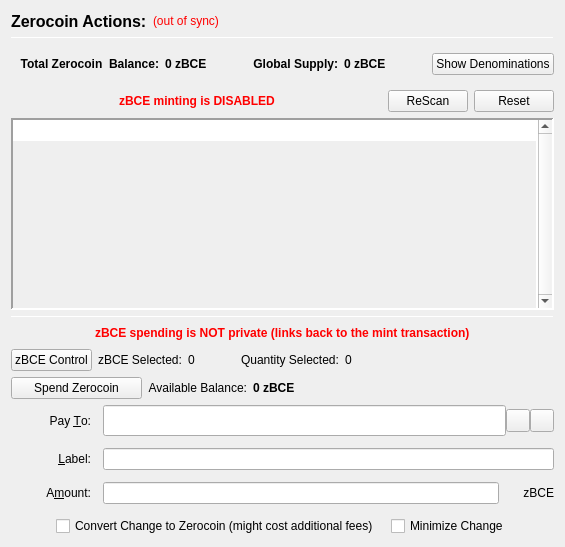
                  <widget class="QFrame" name="verticalFrameLeft">
                   <layout class="QVBoxLayout" name="verticalLayout_2">
                    <item>
                     <layout class="QVBoxLayout" name="verticalLayout_3">
                      <item>
                       <layout class="QHBoxLayout" name="horizontalLayout_3">
                        <item>
                         <widget class="QLabel" name="labelzBCEActions">
                          <property name="font">
                           <font>
                            <pointsize>12</pointsize>
                            <weight>75</weight>
                            <bold>true</bold>
                           </font>
                          </property>
                          <property name="text">
                           <string>Zerocoin Actions:</string>
                          </property>
                          <property name="alignment">
                           <set>Qt::AlignLeading|Qt::AlignLeft|Qt::AlignVCenter</set>
                          </property>
                         </widget>
                        </item>
                        <item>
                         <widget class="QLabel" name="labelzBCESyncStatus">
                          <property name="toolTip">
                           <string>The displayed information may be out of date. Your wallet automatically synchronizes with the Blockchainenergy network after a connection is established, but this process has not completed yet.</string>
                          </property>
                          <property name="styleSheet">
                           <string notr="true">QLabel { color: red; }</string>
                          </property>
                          <property name="text">
                           <string notr="true">(out of sync)</string>
                          </property>
                          <property name="alignment">
                           <set>Qt::AlignLeading|Qt::AlignLeft|Qt::AlignVCenter</set>
                          </property>
                         </widget>
                        </item>
                        <item>
                         <spacer name="horizontalSpacer">
                          <property name="orientation">
                           <enum>Qt::Horizontal</enum>
                          </property>
                          <property name="sizeHint" stdset="0">
                           <size>
                            <width>40</width>
                            <height>20</height>
                           </size>
                          </property>
                         </spacer>
                        </item>
                       </layout>
                      </item>
                      <item>
                       <widget class="Line" name="lineUpperLeft">
                        <property name="minimumSize">
                         <size>
                          <width>0</width>
                          <height>1</height>
                         </size>
                        </property>
                        <property name="maximumSize">
                         <size>
                          <width>16777215</width>
                          <height>1</height>
                         </size>
                        </property>
                        <property name="frameShadow">
                         <enum>QFrame::Sunken</enum>
                        </property>
                        <property name="orientation">
                         <enum>Qt::Horizontal</enum>
                        </property>
                       </widget>
                      </item>
                      <item>
                       <widget class="QFrame" name="balanceSupplyFrame">
                        <layout class="QHBoxLayout" name="horizontalLayout_2" stretch="0,0,0,1,0">
                         <property name="rightMargin">
                          <number>0</number>
                         </property>
                         <item>
                          <layout class="QHBoxLayout" name="horizontalLayout_34">
                           <item>
                            <widget class="QLabel" name="labelzAvailableText_3">
                             <property name="font">
                              <font>
                               <weight>75</weight>
                               <bold>true</bold>
                              </font>
                             </property>
                             <property name="toolTip">
                              <string>Total Balance including unconfirmed and immature zBCE</string>
                             </property>
                             <property name="text">
                              <string>Total Zerocoin  Balance:</string>
                             </property>
                             <property name="alignment">
                              <set>Qt::AlignRight|Qt::AlignTrailing|Qt::AlignVCenter</set>
                             </property>
                            </widget>
                           </item>
                           <item>
                            <widget class="QLabel" name="labelzAvailableAmount_4">
                             <property name="minimumSize">
                              <size>
                               <width>40</width>
                               <height>0</height>
                              </size>
                             </property>
                             <property name="font">
                              <font>
                               <weight>75</weight>
                               <bold>true</bold>
                              </font>
                             </property>
                             <property name="toolTip">
                              <string>Total Balance including unconfirmed and immature zBCE</string>
                             </property>
                             <property name="text">
                              <string>0 zBCE</string>
                             </property>
                             <property name="alignment">
                              <set>Qt::AlignLeading|Qt::AlignLeft|Qt::AlignVCenter</set>
                             </property>
                            </widget>
                           </item>
                          </layout>
                         </item>
                         <item>
                          <spacer name="horizontalSpacer_32">
                           <property name="orientation">
                            <enum>Qt::Horizontal</enum>
                           </property>
                           <property name="sizeHint" stdset="0">
                            <size>
                             <width>40</width>
                             <height>20</height>
                            </size>
                           </property>
                          </spacer>
                         </item>
                         <item>
                          <layout class="QHBoxLayout" name="horizontalLayout_35">
                           <item>
                            <widget class="QLabel" name="labelZsupplyText_2">
                             <property name="font">
                              <font>
                               <weight>75</weight>
                               <bold>true</bold>
                              </font>
                             </property>
                             <property name="text">
                              <string>Global Supply:</string>
                             </property>
                             <property name="alignment">
                              <set>Qt::AlignRight|Qt::AlignTrailing|Qt::AlignVCenter</set>
                             </property>
                            </widget>
                           </item>
                           <item>
                            <widget class="QLabel" name="labelZsupplyAmount_2">
                             <property name="font">
                              <font>
                               <weight>75</weight>
                               <bold>true</bold>
                              </font>
                             </property>
                             <property name="text">
                              <string>0 zBCE</string>
                             </property>
                            </widget>
                           </item>
                          </layout>
                         </item>
                         <item>
                          <spacer name="horizontalSpacer_31">
                           <property name="orientation">
                            <enum>Qt::Horizontal</enum>
                           </property>
                           <property name="sizeHint" stdset="0">
                            <size>
                             <width>40</width>
                             <height>20</height>
                            </size>
                           </property>
                          </spacer>
                         </item>
                         <item>
                          <widget class="QPushButton" name="pushButtonShowDenoms">
                           <property name="toolTip">
                            <string>Show zBCE denominations list</string>
                           </property>
                           <property name="text">
                            <string>Show Denominations</string>
                           </property>
                          </widget>
                         </item>
                        </layout>
                       </widget>
                      </item>
                      <item>
                       <layout class="QHBoxLayout" name="horizontalLayout_4">
                        <item>
                         <spacer name="horizontalSpacer_2">
                          <property name="orientation">
                           <enum>Qt::Horizontal</enum>
                          </property>
                          <property name="sizeHint" stdset="0">
                           <size>
                            <width>40</width>
                            <height>20</height>
                           </size>
                          </property>
                         </spacer>
                        </item>
                        <item>
                         <widget class="QLabel" name="label">
                          <property name="styleSheet">
                           <string notr="true">color: red;
font-weight: bold;</string>
                          </property>
                          <property name="text">
                           <string>zBCE minting is DISABLED</string>
                          </property>
                         </widget>
                        </item>
                        <item>
                         <spacer name="horizontalSpacer_3">
                          <property name="orientation">
                           <enum>Qt::Horizontal</enum>
                          </property>
                          <property name="sizeHint" stdset="0">
                           <size>
                            <width>40</width>
                            <height>20</height>
                           </size>
                          </property>
                         </spacer>
                        </item>
                        <item>
                         <widget class="QPushButton" name="pushButtonMintReset">
                          <property name="maximumSize">
                           <size>
                            <width>80</width>
                            <height>16777215</height>
                           </size>
                          </property>
                          <property name="toolTip">
                           <string>Rescan the complete blockchain for  Zerocoin mints and their meta-data.</string>
                          </property>
                          <property name="text">
                           <string>ReScan</string>
                          </property>
                         </widget>
                        </item>
                        <item>
                         <widget class="QPushButton" name="pushButtonSpentReset">
                          <property name="maximumSize">
                           <size>
                            <width>80</width>
                            <height>16777215</height>
                           </size>
                          </property>
                          <property name="toolTip">
                           <string>Reset Zerocoin Wallet DB. Deletes transactions that did not make it into the blockchain.</string>
                          </property>
                          <property name="text">
                           <string>Reset</string>
                          </property>
                         </widget>
                        </item>
                       </layout>
                      </item>
                      <item>
                       <widget class="QPlainTextEdit" name="TEMintStatus">
                        <property name="font">
                         <font>
                          <pointsize>8</pointsize>
                         </font>
                        </property>
                        <property name="toolTip">
                         <string>Status and/or Mesages from the last Mint Action.</string>
                        </property>
                        <property name="frameShape">
                         <enum>QFrame::Panel</enum>
                        </property>
                        <property name="frameShadow">
                         <enum>QFrame::Sunken</enum>
                        </property>
                        <property name="lineWidth">
                         <number>2</number>
                        </property>
                        <property name="midLineWidth">
                         <number>2</number>
                        </property>
                        <property name="verticalScrollBarPolicy">
                         <enum>Qt::ScrollBarAlwaysOn</enum>
                        </property>
                        <property name="horizontalScrollBarPolicy">
                         <enum>Qt::ScrollBarAlwaysOff</enum>
                        </property>
                        <property name="readOnly">
                         <bool>true</bool>
                        </property>
                        <property name="plainText">
                         <string notr="true"/>
                        </property>
                        <property name="backgroundVisible">
                         <bool>true</bool>
                        </property>
                       </widget>
                      </item>
                      <item>
                       <widget class="Line" name="line">
                        <property name="minimumSize">
                         <size>
                          <width>0</width>
                          <height>1</height>
                         </size>
                        </property>
                        <property name="maximumSize">
                         <size>
                          <width>16777215</width>
                          <height>1</height>
                         </size>
                        </property>
                        <property name="orientation">
                         <enum>Qt::Horizontal</enum>
                        </property>
                       </widget>
                      </item>
                      <item>
                       <layout class="QHBoxLayout" name="horizontalLayout_7">
                        <item>
                         <spacer name="horizontalSpacer_18">
                          <property name="orientation">
                           <enum>Qt::Horizontal</enum>
                          </property>
                          <property name="sizeHint" stdset="0">
                           <size>
                            <width>40</width>
                            <height>20</height>
                           </size>
                          </property>
                         </spacer>
                        </item>
                        <item>
                         <widget class="QLabel" name="label_2">
                          <property name="styleSheet">
                           <string notr="true">color: red;
font-weight: bold;</string>
                          </property>
                          <property name="text">
                           <string>zBCE spending is NOT private (links back to the mint transaction)</string>
                          </property>
                         </widget>
                        </item>
                        <item>
                         <spacer name="horizontalSpacer_30">
                          <property name="orientation">
                           <enum>Qt::Horizontal</enum>
                          </property>
                          <property name="sizeHint" stdset="0">
                           <size>
                            <width>40</width>
                            <height>20</height>
                           </size>
                          </property>
                         </spacer>
                        </item>
                       </layout>
                      </item>
                      <item>
                       <layout class="QHBoxLayout" name="horizontalLayout_24">
                        <property name="leftMargin">
                         <number>0</number>
                        </property>
                        <property name="bottomMargin">
                         <number>0</number>
                        </property>
                        <item>
                         <widget class="QPushButton" name="pushButtonZPivControl">
                          <property name="text">
                           <string>zBCE Control</string>
                          </property>
                         </widget>
                        </item>
                        <item>
                         <widget class="QLabel" name="labelzPivSelected">
                          <property name="text">
                           <string>zBCE Selected:</string>
                          </property>
                         </widget>
                        </item>
                        <item>
                         <widget class="QLabel" name="labelzPivSelected_int">
                          <property name="text">
                           <string>0</string>
                          </property>
                         </widget>
                        </item>
                        <item>
                         <spacer name="horizontalSpacer_17">
                          <property name="orientation">
                           <enum>Qt::Horizontal</enum>
                          </property>
                          <property name="sizeType">
                           <enum>QSizePolicy::Fixed</enum>
                          </property>
                          <property name="sizeHint" stdset="0">
                           <size>
                            <width>40</width>
                            <height>20</height>
                           </size>
                          </property>
                         </spacer>
                        </item>
                        <item>
                         <widget class="QLabel" name="labelQuantitySelected">
                          <property name="text">
                           <string>Quantity Selected:</string>
                          </property>
                         </widget>
                        </item>
                        <item>
                         <widget class="QLabel" name="labelQuantitySelected_int">
                          <property name="text">
                           <string>0</string>
                          </property>
                         </widget>
                        </item>
                        <item>
                         <spacer name="horizontalSpacer_19">
                          <property name="orientation">
                           <enum>Qt::Horizontal</enum>
                          </property>
                          <property name="sizeHint" stdset="0">
                           <size>
                            <width>40</width>
                            <height>20</height>
                           </size>
                          </property>
                         </spacer>
                        </item>
                       </layout>
                      </item>
                      <item>
                       <layout class="QHBoxLayout" name="horizontalLayout_6">
                        <item>
                         <widget class="QPushButton" name="pushButtonSpendzBCE">
                          <property name="minimumSize">
                           <size>
                            <width>131</width>
                            <height>0</height>
                           </size>
                          </property>
                          <property name="toolTip">
                           <string>Spend Zerocoin. Without 'Pay To:' address creates payments to yourself.</string>
                          </property>
                          <property name="text">
                           <string>Spend Zerocoin</string>
                          </property>
                         </widget>
                        </item>
                        <item>
                         <widget class="QLabel" name="labelzBCEBalanceText">
                          <property name="toolTip">
                           <string>Available (mature and spendable) zBCE for spending</string>
                          </property>
                          <property name="text">
                           <string>Available Balance:</string>
                          </property>
                          <property name="alignment">
                           <set>Qt::AlignRight|Qt::AlignTrailing|Qt::AlignVCenter</set>
                          </property>
                         </widget>
                        </item>
                        <item>
                         <widget class="QLabel" name="labelzAvailableAmount_2">
                          <property name="font">
                           <font>
                            <weight>75</weight>
                            <bold>true</bold>
                           </font>
                          </property>
                          <property name="toolTip">
                           <string>Available (mature and spendable) zBCE for spending

zBCE are mature when they have more than 20 confirmations AND more than 2 mints of the same denomination after them were minted</string>
                          </property>
                          <property name="text">
                           <string>0 zBCE</string>
                          </property>
                          <property name="alignment">
                           <set>Qt::AlignLeading|Qt::AlignLeft|Qt::AlignVCenter</set>
                          </property>
                         </widget>
                        </item>
                        <item>
                         <spacer name="horizontalSpacer_4">
                          <property name="orientation">
                           <enum>Qt::Horizontal</enum>
                          </property>
                          <property name="sizeHint" stdset="0">
                           <size>
                            <width>40</width>
                            <height>20</height>
                           </size>
                          </property>
                         </spacer>
                        </item>
                       </layout>
                      </item>
                      <item>
                       <layout class="QGridLayout" name="gridLayout_7">
                        <property name="spacing">
                         <number>12</number>
                        </property>
                        <item row="0" column="0">
                         <widget class="QLabel" name="payToLabel">
                          <property name="minimumSize">
                           <size>
                            <width>80</width>
                            <height>0</height>
                           </size>
                          </property>
                          <property name="text">
                           <string>Pay &amp;To:</string>
                          </property>
                          <property name="alignment">
                           <set>Qt::AlignRight|Qt::AlignTrailing|Qt::AlignVCenter</set>
                          </property>
                          <property name="buddy">
                           <cstring>payTo</cstring>
                          </property>
                         </widget>
                        </item>
                        <item row="0" column="1">
                         <layout class="QHBoxLayout" name="payToLayout">
                          <property name="spacing">
                           <number>0</number>
                          </property>
                          <item>
                           <widget class="QValidatedLineEdit" name="payTo">
                            <property name="enabled">
                             <bool>true</bool>
                            </property>
                            <property name="minimumSize">
                             <size>
                              <width>0</width>
                              <height>31</height>
                             </size>
                            </property>
                            <property name="toolTip">
                             <string>The Blockchainenergy address to send the payment to. Creates local payment to yourself when empty.</string>
                            </property>
                           </widget>
                          </item>
                          <item>
                           <widget class="QToolButton" name="addressBookButton">
                            <property name="toolTip">
                             <string>Choose previously used address</string>
                            </property>
                            <property name="text">
                             <string/>
                            </property>
                            <property name="icon">
                             <iconset resource="../blockchainenergy.qrc">
                              <normaloff>:/icons/address-book</normaloff>:/icons/address-book</iconset>
                            </property>
                            <property name="shortcut">
                             <string>Alt+A</string>
                            </property>
                           </widget>
                          </item>
                          <item>
                           <widget class="QToolButton" name="pasteButton">
                            <property name="toolTip">
                             <string>Paste address from clipboard</string>
                            </property>
                            <property name="text">
                             <string/>
                            </property>
                            <property name="icon">
                             <iconset resource="../blockchainenergy.qrc">
                              <normaloff>:/icons/editpaste</normaloff>:/icons/editpaste</iconset>
                            </property>
                            <property name="shortcut">
                             <string>Alt+P</string>
                            </property>
                           </widget>
                          </item>
                         </layout>
                        </item>
                        <item row="1" column="0">
                         <widget class="QLabel" name="labelLabel">
                          <property name="minimumSize">
                           <size>
                            <width>80</width>
                            <height>0</height>
                           </size>
                          </property>
                          <property name="text">
                           <string>&amp;Label:</string>
                          </property>
                          <property name="alignment">
                           <set>Qt::AlignRight|Qt::AlignTrailing|Qt::AlignVCenter</set>
                          </property>
                          <property name="buddy">
                           <cstring>addAsLabel</cstring>
                          </property>
                         </widget>
                        </item>
                        <item row="1" column="1">
                         <widget class="QLineEdit" name="addAsLabel">
                          <property name="toolTip">
                           <string>Enter a label for this address to add it to the list of used addresses</string>
                          </property>
                         </widget>
                        </item>
                        <item row="2" column="0">
                         <widget class="QLabel" name="amountLabel">
                          <property name="minimumSize">
                           <size>
                            <width>80</width>
                            <height>0</height>
                           </size>
                          </property>
                          <property name="text">
                           <string>A&amp;mount:</string>
                          </property>
                          <property name="alignment">
                           <set>Qt::AlignRight|Qt::AlignTrailing|Qt::AlignVCenter</set>
                          </property>
                          <property name="buddy">
                           <cstring>zBCEpayAmount</cstring>
                          </property>
                         </widget>
                        </item>
                        <item row="2" column="1">
                         <layout class="QHBoxLayout" name="horizontalLayout_9">
                          <property name="spacing">
                           <number>0</number>
                          </property>
                          <item>
                           <widget class="QLineEdit" name="zBCEpayAmount"/>
                          </item>
                          <item>
                           <widget class="QLabel" name="labelzBCE">
                            <property name="minimumSize">
                             <size>
                              <width>55</width>
                              <height>0</height>
                             </size>
                            </property>
                            <property name="text">
                             <string>zBCE</string>
                            </property>
                            <property name="alignment">
                             <set>Qt::AlignRight|Qt::AlignTrailing|Qt::AlignVCenter</set>
                            </property>
                           </widget>
                          </item>
                         </layout>
                        </item>
                        <item row="3" column="0" colspan="2">
                         <layout class="QHBoxLayout" name="horizontalLayout_10">
                          <item>
                           <spacer name="horizontalSpacer_5">
                            <property name="orientation">
                             <enum>Qt::Horizontal</enum>
                            </property>
                            <property name="sizeHint" stdset="0">
                             <size>
                              <width>40</width>
                              <height>20</height>
                             </size>
                            </property>
                           </spacer>
                          </item>
                          <item>
                           <widget class="QCheckBox" name="checkBoxMintChange">
                            <property name="sizePolicy">
                             <sizepolicy hsizetype="MinimumExpanding" vsizetype="Fixed">
                              <horstretch>0</horstretch>
                              <verstretch>0</verstretch>
                             </sizepolicy>
                            </property>
                            <property name="layoutDirection">
                             <enum>Qt::LeftToRight</enum>
                            </property>
                            <property name="text">
                             <string>Convert Change to Zerocoin (might cost additional fees)</string>
                            </property>
                           </widget>
                          </item>
                          <item>
                           <widget class="QCheckBox" name="checkBoxMinimizeChange">
                            <property name="toolTip">
                             <string>If checked, the wallet tries to minimize the returning change instead of minimizing the number of spent denominations.</string>
                            </property>
                            <property name="text">
                             <string>Minimize Change</string>
                            </property>
                           </widget>
                          </item>
                          <item>
                           <spacer name="horizontalSpacer_6">
                            <property name="orientation">
                             <enum>Qt::Horizontal</enum>
                            </property>
                            <property name="sizeHint" stdset="0">
                             <size>
                              <width>40</width>
                              <height>20</height>
                             </size>
                            </property>
                           </spacer>
                          </item>
                         </layout>
                        </item>
                       </layout>
                      </item>
                     </layout>
                    </item>
                   </layout>
                  </widget>
